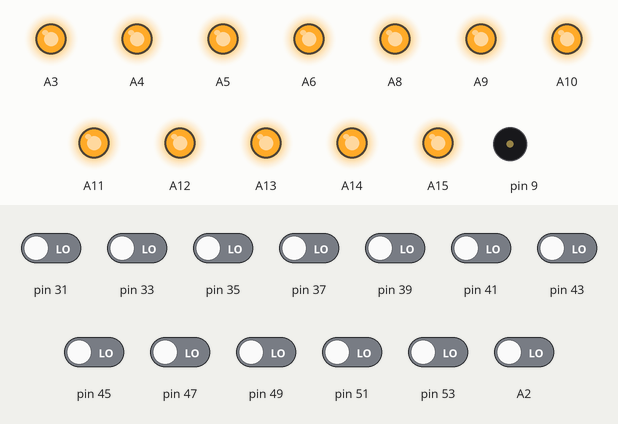
This sketch was run on a simulated Arduino Mega 2560, built with avr-gcc and run on an emulated ATmega2560. Parts: output pins drawn as LEDs (lit = HIGH), buzzer (waves = sounding). The test bench sets the inputs (shaded band); at power-on: A2, pin 31, pin 33, pin 35, pin 37, pin 39, pin 41, pin 43, pin 45, pin 47, pin 49, pin 51, pin 53 LOW. What the sketch prints to the serial monitor is not drawn.

Above: at 7.6 s.
7.7 s: pin 31 driven HIGH
At 8.1 s:
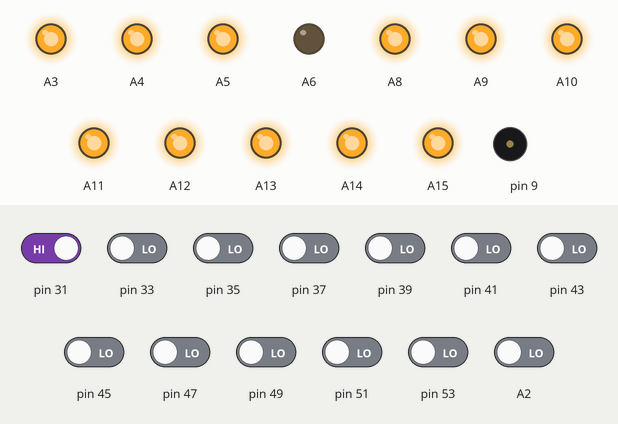
9.2 s: pin 33 driven HIGH
At 10.4 s:
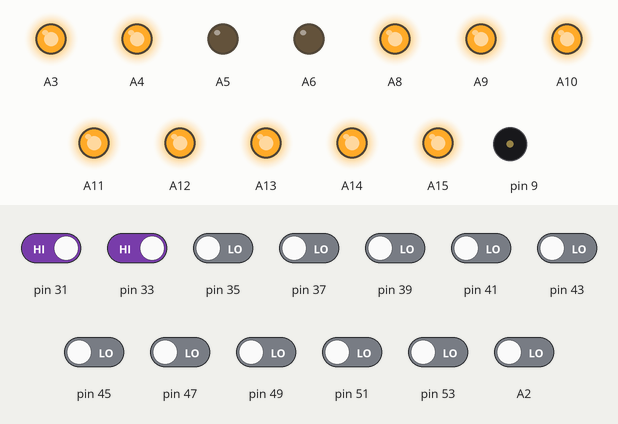
10.7 s: pin 35 driven HIGH
At 11.6 s:
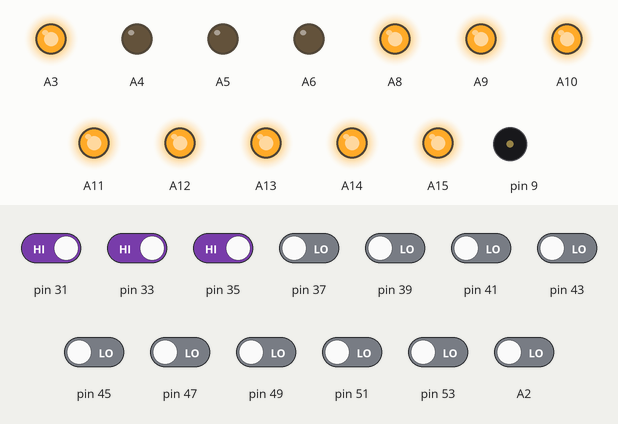
12.2 s: pin 37 driven HIGH
At 12.7 s:
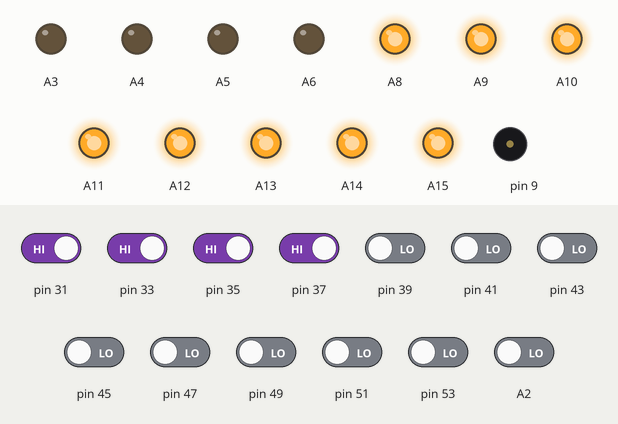
13.7 s: pin 39 driven HIGH
At 14.9 s:
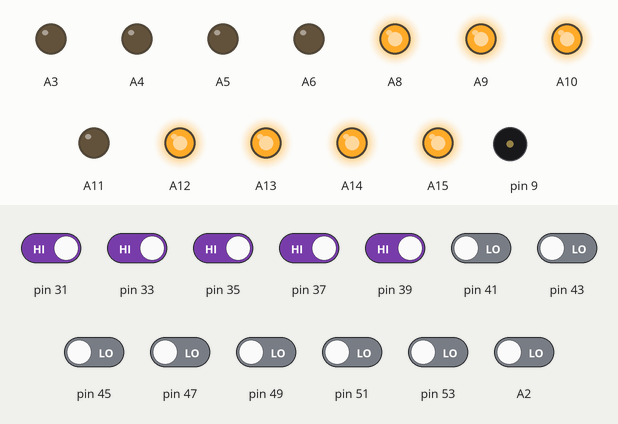
15.2 s: pin 41 driven HIGH
At 16.2 s:
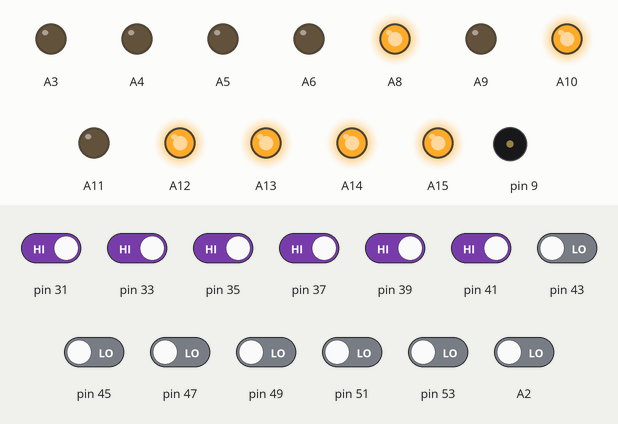
Timing chart, 0 to 17.7 s (numbered marks = the images above; inputs shaded):
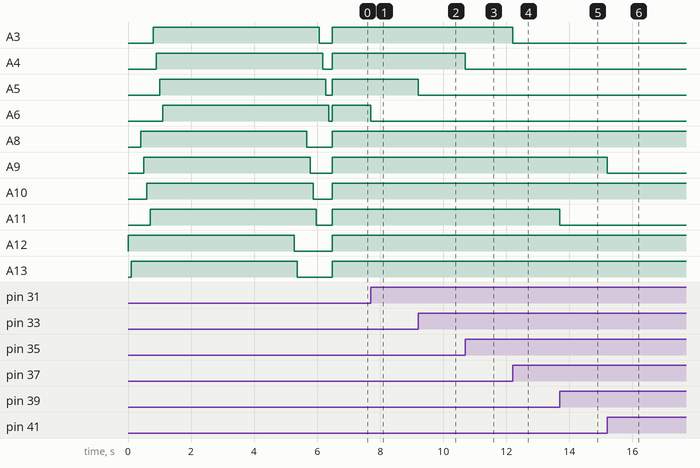

The sketch:

BuzzerSys.ino
```cpp
// Buzzer setup
#include "Buzzers.h"

// Music setup
#include "pitches.h"
#include <toneAC.h>
#define OCTAVE_OFFSET 0
#define isdigit(n) (n >= '0' && n <= '9')

Buzzers buzzers;
Buzzer teacherBuzzer(A2);

int notes[] = {
  0,
  NOTE_C4, NOTE_CS4, NOTE_D4, NOTE_DS4, NOTE_E4, NOTE_F4, NOTE_FS4, NOTE_G4, NOTE_GS4, NOTE_A4, NOTE_AS4, NOTE_B4,
  NOTE_C5, NOTE_CS5, NOTE_D5, NOTE_DS5, NOTE_E5, NOTE_F5, NOTE_FS5, NOTE_G5, NOTE_GS5, NOTE_A5, NOTE_AS5, NOTE_B5,
  NOTE_C6, NOTE_CS6, NOTE_D6, NOTE_DS6, NOTE_E6, NOTE_F6, NOTE_FS6, NOTE_G6, NOTE_GS6, NOTE_A6, NOTE_AS6, NOTE_B6,
  NOTE_C7, NOTE_CS7, NOTE_D7, NOTE_DS7, NOTE_E7, NOTE_F7, NOTE_FS7, NOTE_G7, NOTE_GS7, NOTE_A7, NOTE_AS7, NOTE_B7
};

char *missionImpossible = "MissionImp:d=16,o=6,b=95:32d,32d#,32d,32d#,32d,32d#,32d,32d#,32d,32d,32d#,32e,32f,32f#,32g,g,8p,g,8p,a#,p,c7,p,g,8p,g,8p,f,p,f#,p,g,8p,g,8p,a#,p,c7,p,g,8p,g,8p,f,p,f#,p,a#,g,2d,32p,a#,g,2c#,32p,a#,g,2c,a#5,8c,2p,32p,a#5,g5,2f#,32p,a#5,g5,2f,32p,a#5,g5,2e,d#,8d";
char *pacman = "pacman:d=4,o=5,b=112:32b,32p,32b6,32p,32f#6,32p,32d#6,32p,32b6,32f#6,16p,16d#6,16p,32c6,32p,32c7,32p,32g6,32p,32e6,32p,32c7,32g6,16p,16e6,16p,32b,32p,32b6,32p,32f#6,32p,32d#6,32p,32b6,32f#6,16p,16d#6,16p,32d#6,32e6,32f6,32p,32f6,32f#6,32g6,32p,32g6,32g#6,32a6,32p,32b.6";
char *batman = "wwtbam1:d=4,o=5,b=140:16g,16c6,16d#6,16g6,16c7,16g6,16d#6,16c6,16g,16c6,16d#6,16g6,16c7,16g6,16d#6,16c6,16g#,16c6,16d#6,16g#6,16c7,16g#6,16d#6,16c6,16g#,16c6,16d#6,16g#6,16c7,16g#6,16d#6,16c6,16f#,16c6,16d#6,16f#6,16c7,16f#6,16d#6,16c6,16f#,16c6,16d#6,16f#6,16c7,16f#6,16d#6,16c6,16g,16b,16d6,16g6,16b6,16g6,16d6,16b,16g,16b,16d6,16g6,16b6,16g6,16d6,16b";
char *barbie = "Barbie girl:d=4,o=5,b=125:8g#,8e,8g#,8c#6,a,p,8f#,8d#,8f#,8b,g#,8f#,8e,p,8e,8c#,f#,c#,p,8f#,8e,g#,f#";
char *knightRider = "KnightRider:d=4,o=5,b=63:16e,32f,32e,8b,16e6,32f6,32e6,8b,16e,32f,32e,16b,16e6,d6,8p,p,16e,32f,32e,8b,16e6,32f6,32e6,8b,16e,32f,32e,16b,16e6,f6,p";
char *pinkPanther = "PinkPanther:d=4,o=5,b=160:8d#,8e,2p,8f#,8g,2p,8d#,8e,16p,8f#,8g,16p,8c6,8b,16p,8d#,8e,16p,8b,2a#,2p,16a,16g,16e,16d,2e";
char *axelF = "axelf:d=4,o=5,b=160:f#,8a.,8f#,16f#,8a#,8f#,8e,f#,8c.6,8f#,16f#,8d6,8c#6,8a,8f#,8c#6,8f#6,16f#,8e,16e,8c#,8g#,f#";
char *XFiles = "Xfiles:d=4,o=5,b=125:e,b,a,b,d6,2b.,1p,e,b,a,b,e6,2b.,1p,g6,f#6,e6,d6,e6,2b.,1p,g6,f#6,e6,d6,f#6,2b.,1p,e,b,a,b,d6,2b.,1p,e,b,a,b,e6,2b.,1p,e6,2b";
char *YMCA = "YMCA:d=4,o=5,b=160:8c#6,8a#,2p,8a#,8g#,8f#,8g#,8a#,c#6,8a#,c#6,8d#6,8a#,2p,8a#,8g#,8f#,8g#,8a#,c#6,8a#,c#6,8d#6,8b,2p,8b,8a#,8g#,8a#,8b,d#6,8f#6,d#6,f.6,d#.6,c#.6,b.,a#,g#";

char *buzzerAxelF = "axelf:d=4,o=5,b=160:f#,8a.";//,8f#,16f#,8a#,8f#,8e,f#,8c.6,8f#,16f#,8d6,8c#6,8a,8f#,8c#6,8f#6,16f#,8e,16e,8c#,8g#,f#";


// game mechanics
enum GameState {
  ASK_QUESTION,
  WAIT_FOR_ANSWER,
  STUDENT_BUZZES
};

GameState gameState;
int buzzedIn = -1;

void setup() {

  Serial.begin(9600);

  teacherBuzzer.init();
  buzzers.initAll();

  startup();

  gameState = ASK_QUESTION;
  buzzers.allOn();

}

// the loop routine runs over and over again forever:
void loop() {


  if(gameState == ASK_QUESTION){
    Serial.println("ASK_QUESTION");

    // Lock out early birds
    for(int i = 0; i < buzzers.getNumBuzzers(); i++){
      if(buzzers.poll(i) == 1){
        buzzers.lock(i);
        buzzers.off(i);
      }
    }

    // Question over - move to Wait for answer
    if(teacherBuzzer.poll() == 1){
      teacherBuzzer.timelock();
      gameState = WAIT_FOR_ANSWER;
      buzzers.allOff();
    }
  }

  else if(gameState == WAIT_FOR_ANSWER){
    Serial.println("WAIT_FOR_ANSWER");

    // Student buzzes in
    for(int i = 0; i < buzzers.getNumBuzzers(); i++){
      if(buzzers.poll(i) == 1){
        play_rtttl(buzzerAxelF);
        toneAC();
        buzzers.on(i);
        gameState = STUDENT_BUZZES;
      }
    }

    // No one answered, teacher resets
    if(teacherBuzzer.poll() == 1){
      teacherBuzzer.timelock();
      gameState = ASK_QUESTION;
      buzzers.unlockAll();
      buzzers.allOn();
    }
  }

  else{ // STUDENT_BUZZES:
    Serial.println("STUDENT_BUZZES");

    // Question answered, teacher resets
    if(teacherBuzzer.poll() == 1){
      teacherBuzzer.timelock();
      gameState = ASK_QUESTION;
      buzzers.unlockAll();
      buzzers.allOn();
    }

  }

}


void startup(){

  for(int i = 0; i < buzzers.getNumBuzzers(); i++){
    buzzers.on(i);
    delay(100);
  }

  play_rtttl(pacman);
  toneAC();

  for(int i = 0; i < buzzers.getNumBuzzers(); i++){
    buzzers.off(i);
    delay(100);
  }

}

void play_rtttl(char *p)
{
  // Absolutely no error checking in here on arduino segway clone
  byte default_dur = 4;
  byte default_oct = 6;
  int bpm = 63;
  int num;
  long wholenote;
  long duration;
  byte note;
  byte scale;

  // format: d=N,o=N,b=NNN:
  // find the start (skip name, etc)

  while(*p != ':') p++;    // ignore name
  p++;                     // skip ':'

  // get default duration
  if(*p == 'd')
  {
    p++;
    p++;              // skip "d="
    num = 0;
    while(isdigit(*p))
    {
      num = (num * 10) + (*p++ - '0');
    }
    if(num > 0) default_dur = num;
    p++;                   // skip comma
  }

  // get default octave
  if(*p == 'o')
  {
    p++;
    p++;              // skip "o="
    num = *p++ - '0';
    if(num >= 3 && num <=7) default_oct = num;
    p++;                   // skip comma
  }

  // get BPM
  if(*p == 'b')
  {
    p++;
    p++;              // skip "b="
    num = 0;
    while(isdigit(*p))
    {
      num = (num * 10) + (*p++ - '0');
    }
    bpm = num;
    p++;                   // skip colon
  }

  // BPM usually expresses the number of quarter notes per minute
  wholenote = (60 * 1000L / bpm) * 4;  // this is the time for whole note (in milliseconds)

  // now begin note loop
  while(*p)
  {
    // first, get note duration, if available
    num = 0;
    while(isdigit(*p))
    {
      num = (num * 10) + (*p++ - '0');
    }

    if(num) duration = wholenote / num;
    else duration = wholenote / default_dur;  // we will need to check if we are a dotted note after

      // now get the note
    note = 0;

    switch(*p)
    {
    case 'c':
      note = 1;
      break;
    case 'd':
      note = 3;
      break;
    case 'e':
      note = 5;
      break;
    case 'f':
      note = 6;
      break;
    case 'g':
      note = 8;
      break;
    case 'a':
      note = 10;
      break;
    case 'b':
      note = 12;
      break;
    case 'p':
    default:
      note = 0;
    }
    p++;

    // now, get optional '#' sharp
    if(*p == '#')
    {
      note++;
      p++;
    }

    // now, get optional '.' dotted note
    if(*p == '.')
    {
      duration += duration/2;
      p++;
    }

    // now, get scale
    if(isdigit(*p))
    {
      scale = *p - '0';
      p++;
    }
    else
    {
      scale = default_oct;
    }

    scale += OCTAVE_OFFSET;

    if(*p == ',')
      p++;       // skip comma for next note (or we may be at the end)

    // now play the note
    if(note)
    {
      toneAC(notes[(scale - 4) * 12 + note], 10, duration, true);
      delay(duration);
      toneAC();
    }
    else
    {
      delay(duration);
    }
  }
}
```

Buzzer.h
```cpp
#include "LED.h"

struct Buzzer
{

private:
	int buttonPin;
	LED led;
	bool locked;
	bool timeLocked;
	unsigned long lockTime;
	int lockDuration;

public:

	Buzzer(const int buttonPin, const int LEDPin = -1, const String LEDcolor = "") : buttonPin(buttonPin), led(LEDPin, LEDcolor), locked(false){
	}

	String getColor(){
		return led.getColor();
	}

	void init(){
		pinMode(buttonPin, INPUT);
		// The teacher buzzer is not associated with an LED
		if(led.getColor() != "")
			led.init();
	}

	int poll(){
		if(timeLocked){
			if(millis() - lockTime < lockDuration)
				return -1;
			else{
				timeLocked = false;
			}
		}
		if(locked)
			return -1;
  		if(digitalRead(buttonPin) == HIGH)
    		return 1;
    	return 0;
	}

	void lock(){
		locked = true;
	}

	void unlock(){
		locked = false;
	}

	void timelock(const int duration = 1000){
		timeLocked = true;
		lockTime = millis();
		lockDuration = duration;
	}

	void lightOn(){
		led.on();
	}

	void lightOff(){
		led.off();
	}

  	void cycleLED(const int timeMs = 1000){
    	led.on();
    	delay(timeMs);
    	led.off();
  	}

};
```

Buzzers.h
```cpp
#include "Buzzer.h"

struct Buzzers
{

private:

	  const static int numBuzzers = 12;

	  // Buzzer Constructor args are buttonPin, LED pin, LED (light) color
	  Buzzer buzzers[numBuzzers] = {
                Buzzer(53, A12, "purple"),
                Buzzer(51, A13, "blue"),
                Buzzer(49, A14, "green"),
                Buzzer(47, A15, "yellow"),
                Buzzer(45, A8, "orange"),
                Buzzer(41, A9, "red"),
                Buzzer(43, A10, "indigo"),
                Buzzer(39, A11, "turquoise"),
                Buzzer(37, A3, "chartreuse"),
                Buzzer(35, A4, "gold"),
                Buzzer(33, A5, "peach"),
                Buzzer(31, A6, "pink")
               };

public:

  int getNumBuzzers(){
  	return numBuzzers;
  }

  String showColor(const int num){
  	return buzzers[num].getColor();
  }

  void initAll(){
    for(int i = 0; i < numBuzzers; i++){
      buzzers[i].init();
    }
  }

  int poll(const int num){
  	return buzzers[num].poll();
  }

  int pollAll(){
  	for(int i = 0; i < numBuzzers; i++){
  		if(buzzers[i].poll() == 1)
  			return i;
  	}
  	return -1;
  }

  void on(const int num){
    buzzers[num].lightOn();
  }

  void off(const int num){
    buzzers[num].lightOff();
  }

  void allOn(){
  	on(0);
	for(int i = 0; i < numBuzzers; i++){
     	on(i);
    }
  }

  void allOff(){
	for(int i = 0; i < numBuzzers; i++){
     	off(i);
    }
  }

  void lock(const int num){
  	buzzers[num].lock();
  }

  void unlock(const int num){
  	buzzers[num].unlock();
  }

  void unlockAll(){
  	for(int i = 0; i < numBuzzers; i++){
     	unlock(i);
  	}
  }

  void cycleLED(int num){
  	buzzers[num].cycleLED();
  }

  void flashAll(const int timeMs = 400){
    allOn();
    delay(timeMs);
    allOff();
  }

};
```

LED.h
```cpp
struct LED{

  int pin;
  String color;

  LED(const int pin, const String color) : pin(pin), color(color){
  }

  String getColor(){
    return color;
  }

  void init(){
    pinMode(pin, OUTPUT);
  }

  void on(){
    digitalWrite(pin, HIGH);
  }

  void off(){
    digitalWrite(pin, LOW);
  }

};
```

pitches.h
```cpp
/*************************************************
 * Public Constants
 *************************************************/

#define NOTE_B0  31
#define NOTE_C1  33
#define NOTE_CS1 35
#define NOTE_D1  37
#define NOTE_DS1 39
#define NOTE_E1  41
#define NOTE_F1  44
#define NOTE_FS1 46
#define NOTE_G1  49
#define NOTE_GS1 52
#define NOTE_A1  55
#define NOTE_AS1 58
#define NOTE_B1  62
#define NOTE_C2  65
#define NOTE_CS2 69
#define NOTE_D2  73
#define NOTE_DS2 78
#define NOTE_E2  82
#define NOTE_F2  87
#define NOTE_FS2 93
#define NOTE_G2  98
#define NOTE_GS2 104
#define NOTE_A2  110
#define NOTE_AS2 117
#define NOTE_B2  123
#define NOTE_C3  131
#define NOTE_CS3 139
#define NOTE_D3  147
#define NOTE_DS3 156
#define NOTE_E3  165
#define NOTE_F3  175
#define NOTE_FS3 185
#define NOTE_G3  196
#define NOTE_GS3 208
#define NOTE_A3  220
#define NOTE_AS3 233
#define NOTE_B3  247
#define NOTE_C4  262
#define NOTE_CS4 277
#define NOTE_D4  294
#define NOTE_DS4 311
#define NOTE_E4  330
#define NOTE_F4  349
#define NOTE_FS4 370
#define NOTE_G4  392
#define NOTE_GS4 415
#define NOTE_A4  440
#define NOTE_AS4 466
#define NOTE_B4  494
#define NOTE_C5  523
#define NOTE_CS5 554
#define NOTE_D5  587
#define NOTE_DS5 622
#define NOTE_E5  659
#define NOTE_F5  698
#define NOTE_FS5 740
#define NOTE_G5  784
#define NOTE_GS5 831
#define NOTE_A5  880
#define NOTE_AS5 932
#define NOTE_B5  988
#define NOTE_C6  1047
#define NOTE_CS6 1109
#define NOTE_D6  1175
#define NOTE_DS6 1245
#define NOTE_E6  1319
#define NOTE_F6  1397
#define NOTE_FS6 1480
#define NOTE_G6  1568
#define NOTE_GS6 1661
#define NOTE_A6  1760
#define NOTE_AS6 1865
#define NOTE_B6  1976
#define NOTE_C7  2093
#define NOTE_CS7 2217
#define NOTE_D7  2349
#define NOTE_DS7 2489
#define NOTE_E7  2637
#define NOTE_F7  2794
#define NOTE_FS7 2960
#define NOTE_G7  3136
#define NOTE_GS7 3322
#define NOTE_A7  3520
#define NOTE_AS7 3729
#define NOTE_B7  3951
#define NOTE_C8  4186
#define NOTE_CS8 4435
#define NOTE_D8  4699
#define NOTE_DS8 4978
```

Measured:
- after the input at 7.7 s, A6: HIGH → LOW at once
- after the input at 9.2 s, A5: HIGH → LOW at once
- after the input at 10.7 s, A4: HIGH → LOW at once
- after the input at 12.2 s, A3: HIGH → LOW at once
- after the input at 13.7 s, A11: HIGH → LOW at once
- after the input at 15.2 s, A9: HIGH → LOW at once
